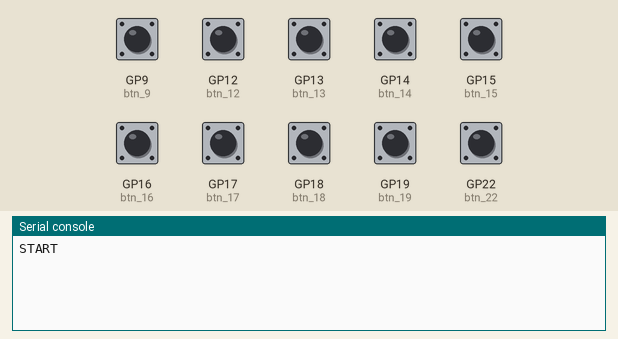
Simulated run of this program. Board: Raspberry Pi Pico running CircuitPython. Parts: the last lines printed to the serial console. The test bench sets the inputs (shaded band); at power-on: GP9 (btn_9), GP12 (btn_12), GP13 (btn_13), GP14 (btn_14), GP15 (btn_15), GP16 (btn_16), GP17 (btn_17), GP18 (btn_18), GP19 (btn_19), GP22 (btn_22) LOW. USB keyboard and mouse output is not drawn.

Above: at 1.2 s.
1.3 s: GP9 (btn_9) pulled HIGH for 0.15 s
At 1.43 s:
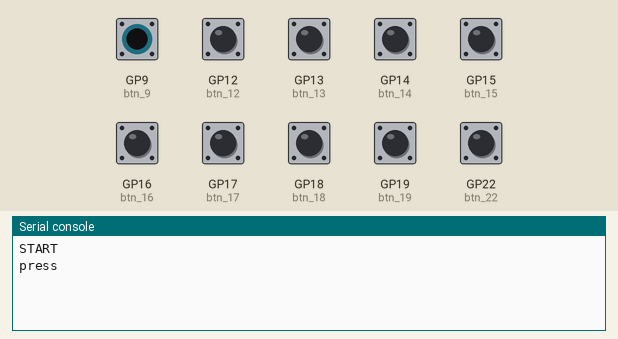
At 2.2 s:
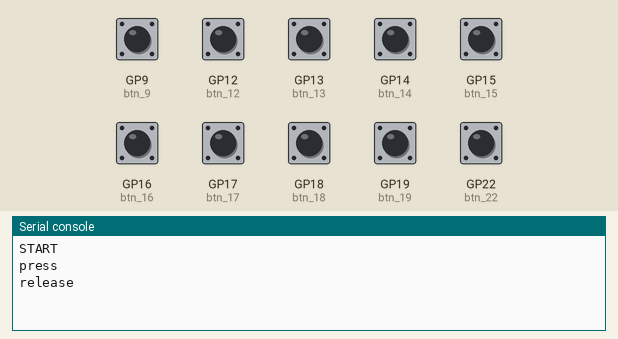

Measured:
- after the input at 1.3 s, the serial console: prints a new line at once (image 1)

The program:

KeyboardAgeOfEmpires.py
```python
import board
import digitalio
import time
import usb_hid
from adafruit_hid.keyboard import Keyboard
from adafruit_hid.keycode import Keycode
from adafruit_hid.mouse import Mouse

key = Keyboard(usb_hid.devices)
mou = Mouse(usb_hid.devices)

"""
https://github.com/adafruit/Adafruit_CircuitPython_HID/blob/master/adafruit_hid/keycode.py
Layout
rechts: 22 - 18 - 19 - 17 - 16
links: 9 - 13 - 12 - 14 - 15
"""
btn_9 = digitalio.DigitalInOut(board.GP9)
btn_9.direction = digitalio.Direction.INPUT
btn_9.pull = digitalio.Pull.DOWN

btn_13 = digitalio.DigitalInOut(board.GP13)
btn_13.direction = digitalio.Direction.INPUT
btn_13.pull = digitalio.Pull.DOWN

btn_12 = digitalio.DigitalInOut(board.GP12)
btn_12.direction = digitalio.Direction.INPUT
btn_12.pull = digitalio.Pull.DOWN

btn_14 = digitalio.DigitalInOut(board.GP14)
btn_14.direction = digitalio.Direction.INPUT
btn_14.pull = digitalio.Pull.DOWN

btn_15 = digitalio.DigitalInOut(board.GP15)
btn_15.direction = digitalio.Direction.INPUT
btn_15.pull = digitalio.Pull.DOWN

btn_22 = digitalio.DigitalInOut(board.GP22)
btn_22.direction = digitalio.Direction.INPUT
btn_22.pull = digitalio.Pull.DOWN

btn_18 = digitalio.DigitalInOut(board.GP18)
btn_18.direction = digitalio.Direction.INPUT
btn_18.pull = digitalio.Pull.DOWN

btn_19 = digitalio.DigitalInOut(board.GP19)
btn_19.direction = digitalio.Direction.INPUT
btn_19.pull = digitalio.Pull.DOWN

btn_17 = digitalio.DigitalInOut(board.GP17)
btn_17.direction = digitalio.Direction.INPUT
btn_17.pull = digitalio.Pull.DOWN

btn_16 = digitalio.DigitalInOut(board.GP16)
btn_16.direction = digitalio.Direction.INPUT
btn_16.pull = digitalio.Pull.DOWN

# save last pressed button
# so a double press happens after a short time
global pressed_btn_old
global pressed_count
pressed_btn_old = None
pressed_btn = None
pressed_count = 0
print("START")

def hold(btn):
    global pressed_btn_old
    global pressed_count
    pressed_btn = btn
    if pressed_btn == -1:
        # no button is pressed
        pressed_count = 0
        pressed_btn_old = None
        return None
    if pressed_btn_old == pressed_btn:
        # same button
        # already send keycode once
        pressed_count += 1
    else:
        # different button
        # send keycode
        pressed_count = 0
        pressed_btn_old = pressed_btn
        return True
    if pressed_count >= 5:
        # holding key long engouh
        pressed_btn_old = pressed_btn
        return True
    else:
        pressed_btn_old = pressed_btn
        return False

global pressed
pressed = 0
def press_release():
    global pressed
    if pressed == 0:
        pressed = 1
    else:
        pressed = 0
    return pressed

while True:
    if btn_9.value or btn_13.value or btn_12.value or btn_14.value or btn_15.value or btn_22.value or btn_18.value or btn_19.value or btn_17.value or btn_16.value:
        # any key is true
        # check which one

        if btn_9.value: #SHIFT
            # shift
            print("press")
            key.press(Keycode.LEFT_SHIFT)
            #while btn_9.value:
            #    print("here")
            #    if btn_22.value:
                    # build menu
            #        key.send(Keycode.Q)
                    # build house
            #        key.send(Keycode.Q)
            #    if btn_18.value:
                    # build menu
            #        key.send(Keycode.Q)
                    # build farm
            #       key.send(Keycode.A)
            while btn_9.value:
                pass # hold shift while its pressed. Not possible to press other keys
            print("release")
            key.release(Keycode.LEFT_SHIFT)
        if btn_13.value:
            if hold(13):
                # last notification
                key.send(Keycode.A)
        if btn_12.value:
            if hold(12):
                # towncenter
                key.send(Keycode.SPACE)
        if btn_14.value:
            if hold(14):
                # light fire
                key.send(Keycode.ALT, Keycode.F)
        if btn_15.value:
            if hold(15):
                # fire
                key.send(Keycode.G)

        if btn_22.value:
            if hold(22):
                # build menu
                key.send(Keycode.Q)
                # build house
                key.send(Keycode.Q)
        if btn_18.value:
            if hold(18):
                # build menu
                key.send(Keycode.Q)
                # build farm
                key.send(Keycode.A)
        if btn_19.value:
            if hold(19):
                # non-working villager
                key.send(Keycode.E)
        if btn_17.value:
            if hold(17):
                # place in house
                key.send(Keycode.T)
        if btn_16.value:
            if hold(16):
                # key and mouse pressed
                # 1. town center SPACE
                # 2. create villager W
                # 3. create villager W
                key.send(Keycode.SPACE)
                key.send(Keycode.W)
                key.send(Keycode.W)
                key.send(Keycode.W)
                # 4. non-working villager E - snaps view to villager, have mouse in the middle, little left
                # 5. build menu Q
                # 6. house Q
                # 7. left mouse click build house
                # 8. non-working villager E - snaps view to villager, have mouse in the middle, little left
                # 9. build menu Q
                # 10. house Q
                # 11. left mouse click build house
                # 12. non-working villager E - snaps view to villager, have mouse in the middle, little left
                # 13. build menu Q
                # 14. house Q
                # 15. left mouse click build house
                u = 0
                while u <= 3:
                    u += 1
                    key.send(Keycode.E)
                    key.send(Keycode.Q)
                    key.send(Keycode.Q)
                    mou.click(Mouse.LEFT_BUTTON)
    else:
         hold(-1)
    time.sleep(0.05)
```
